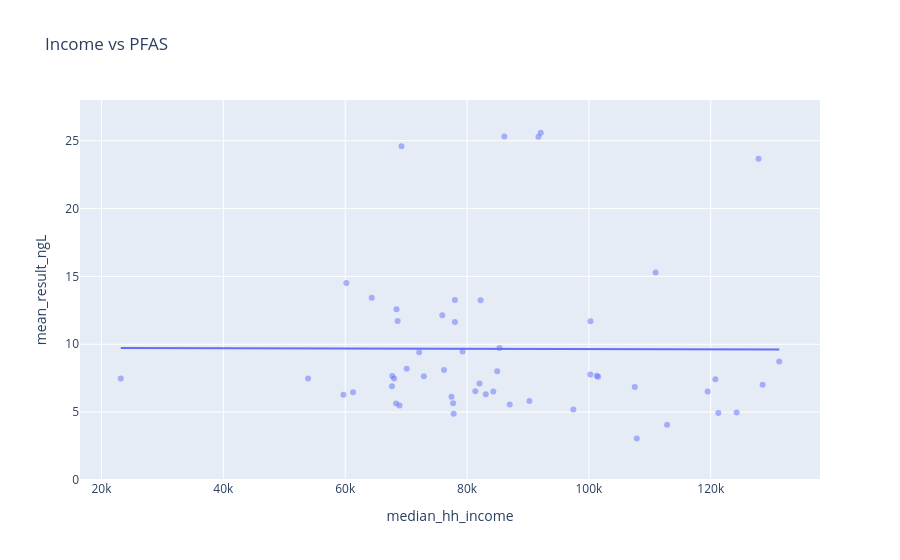

The notebook cell saved with this chart:
### Code cell
fig = px.scatter(
    state_pfas_with_demog,
    x="median_hh_income",
    y="mean_result_ngL",
    title="Income vs PFAS",
    trendline="ols",
    opacity=0.5
)
fig.update_yaxes(range=[0, 28])
